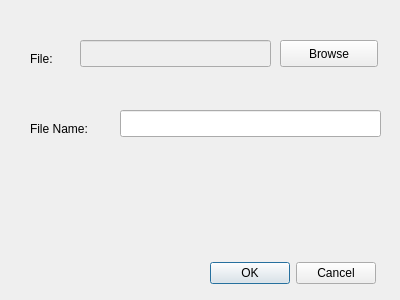
<?xml version="1.0" encoding="UTF-8"?>
<ui version="4.0">
 <class>retrieveVersion</class>
 <widget class="QDialog" name="retrieveVersion">
  <property name="geometry">
   <rect>
    <x>0</x>
    <y>0</y>
    <width>400</width>
    <height>300</height>
   </rect>
  </property>
  <property name="windowTitle">
   <string>retrieveVersion</string>
  </property>
  <widget class="QLabel" name="fileLabel">
   <property name="geometry">
    <rect>
     <x>30</x>
     <y>50</y>
     <width>66</width>
     <height>17</height>
    </rect>
   </property>
   <property name="text">
    <string>File:</string>
   </property>
  </widget>
  <widget class="QLabel" name="fileNameLabel">
   <property name="geometry">
    <rect>
     <x>30</x>
     <y>120</y>
     <width>71</width>
     <height>17</height>
    </rect>
   </property>
   <property name="text">
    <string>File Name:</string>
   </property>
  </widget>
  <widget class="QLineEdit" name="fileRow">
   <property name="enabled">
    <bool>false</bool>
   </property>
   <property name="geometry">
    <rect>
     <x>80</x>
     <y>40</y>
     <width>191</width>
     <height>27</height>
    </rect>
   </property>
  </widget>
  <widget class="QPushButton" name="browseButton">
   <property name="geometry">
    <rect>
     <x>280</x>
     <y>40</y>
     <width>98</width>
     <height>27</height>
    </rect>
   </property>
   <property name="text">
    <string>Browse</string>
   </property>
  </widget>
  <widget class="QLineEdit" name="nameRow">
   <property name="geometry">
    <rect>
     <x>120</x>
     <y>110</y>
     <width>261</width>
     <height>27</height>
    </rect>
   </property>
  </widget>
  <widget class="QDialogButtonBox" name="buttonBox">
   <property name="geometry">
    <rect>
     <x>200</x>
     <y>260</y>
     <width>176</width>
     <height>27</height>
    </rect>
   </property>
   <property name="standardButtons">
    <set>QDialogButtonBox::Cancel|QDialogButtonBox::Ok</set>
   </property>
  </widget>
 </widget>
 <resources/>
 <connections/>
</ui>
